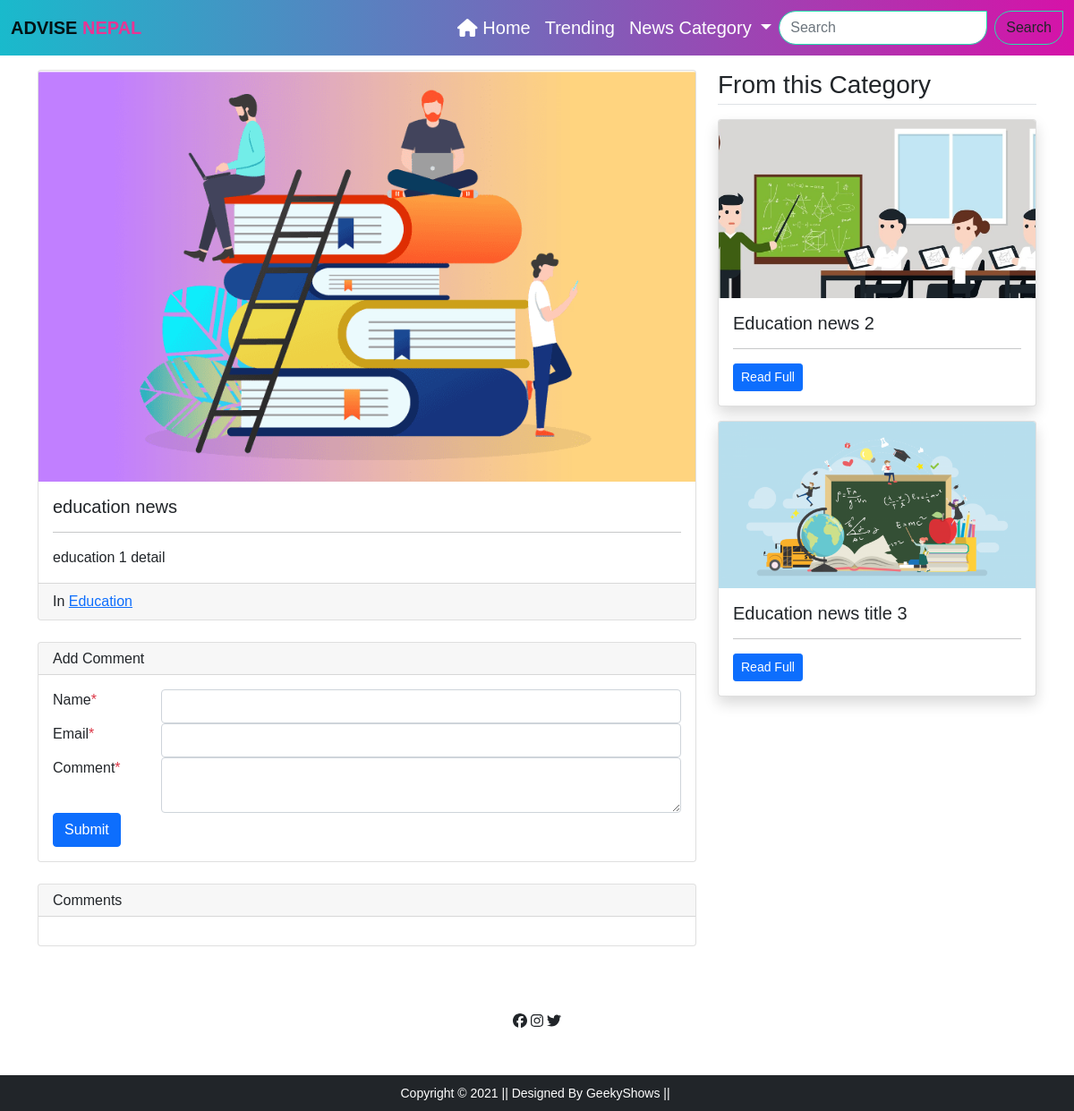
The page /detail/2/ on the database its author committed.
### app/models.py (models this page shows, shortened)
class News(models.Model):
    category = models.ForeignKey(Category, on_delete=models.CASCADE)
    title = models.CharField(max_length=1000)
    image = models.ImageField(upload_to='imgs/')
    detail = models.TextField()
    add_time = models.DateTimeField(auto_now_add=True)
    class Meta:
        verbose_name_plural = "News"

class Category(models.Model):
    title = models.CharField(max_length=1000)
    category_image = models.ImageField(upload_to="imgs/")
    class Meta:
        verbose_name_plural = "Categories"

### app/views.py (the view)
# urls.py: path('detail/<int:id>/', views.detail, name="detail"),
def detail(request,id):
    news = News.objects.get(pk=id)
    category = Category.objects.get(id=news.category.id)
    rel_news = News.objects.filter(category=category).exclude(id=id)
    return render(request, 'app/detail.html', {'news':news, 'related_news':rel_news})

### app/templates/app/detail.html (shortened to what this page needs)
{% extends 'app/base.html' %}
{% block main-part %}
<main class="container mt-3 mb-5">
	<div class="row my-3">
		<div class="col-md-8">
			<div class="card mb-3">
                <img src="/media/{{news.image}}" class="card-img-top" alt="{{news.title}}">
			  <div class="card-body">
			    <h5 class="card-title">{{news.title}}</h5>
			    <hr/>
			    <p class="card-text">{{news.detail}}</p>
			  </div>
			  <div class="card-footer">
			  	In <a href="/category/{{news.category.id}}">{{news.category.title}}</a>
			  </div>
			</div>
			<div class="card my-4">
				<h6 class="card-header">Add Comment</h6>
				<div class="card-body">
					<form method="post" action="/detail/{{news.id}}">
						<div class="form-group row">
							<label class="col-md-2">Name<span class="text-danger">*</span></label>
							<div class="col-md-10">
								<input type="text" name="name" required class="form-control" />
							</div>
						</div>
						<div class="form-group row">
							<label class="col-md-2">Email<span class="text-danger">*</span></label>
							<div class="col-md-10">
								<input type="temailext" name="email" required class="form-control" />
							</div>
						</div>
						<div class="form-group row">
							<label class="col-md-2">Comment<span class="text-danger">*</span></label>
							<div class="col-md-10">
								<textarea class="form-control" name="message" required></textarea>
							</div>
						</div>
						<input type="submit" class="btn btn-primary" />
					</form>
				</div>
			</div>
			<div class="card my-4">
				<h6 class="card-header">Comments</h6>
				<div class="card-body">
				</div>
			</div>
		</div>
		<div class="col-md-4">
			<h3 class="mb-3 border-bottom pb-1">From this Category</h3>
			{% for news in related_news %}
			<div class="card mb-3 shadow">
                <img src="/media/{{news.image}}" class="card-img-top" alt="{{news.title}}">
			  <div class="card-body">
			    <h5 class="card-title">{{news.title}}</h5>
			    <hr/>
			    <p class="card-text"><a href="/detail/{{news.id}}" class="btn btn-sm btn-primary">Read Full</a></p>
			  </div>
			</div>
			{% endfor %}
		</div>
	</div>
</main>
{% endblock %}

### app/static/app/css/style.css (style rules this page uses)
* { margin:0px; padding: 0px; box-sizing: border-box; }
body { font-family: sans-serif; overflow-x: hidden; }

### rows shown on the page
News: image (picture), title "education news", detail "education 1 detail", category "Education"
News: image (picture), title "Education news 2"
News: image (picture), title "Education news title 3"
